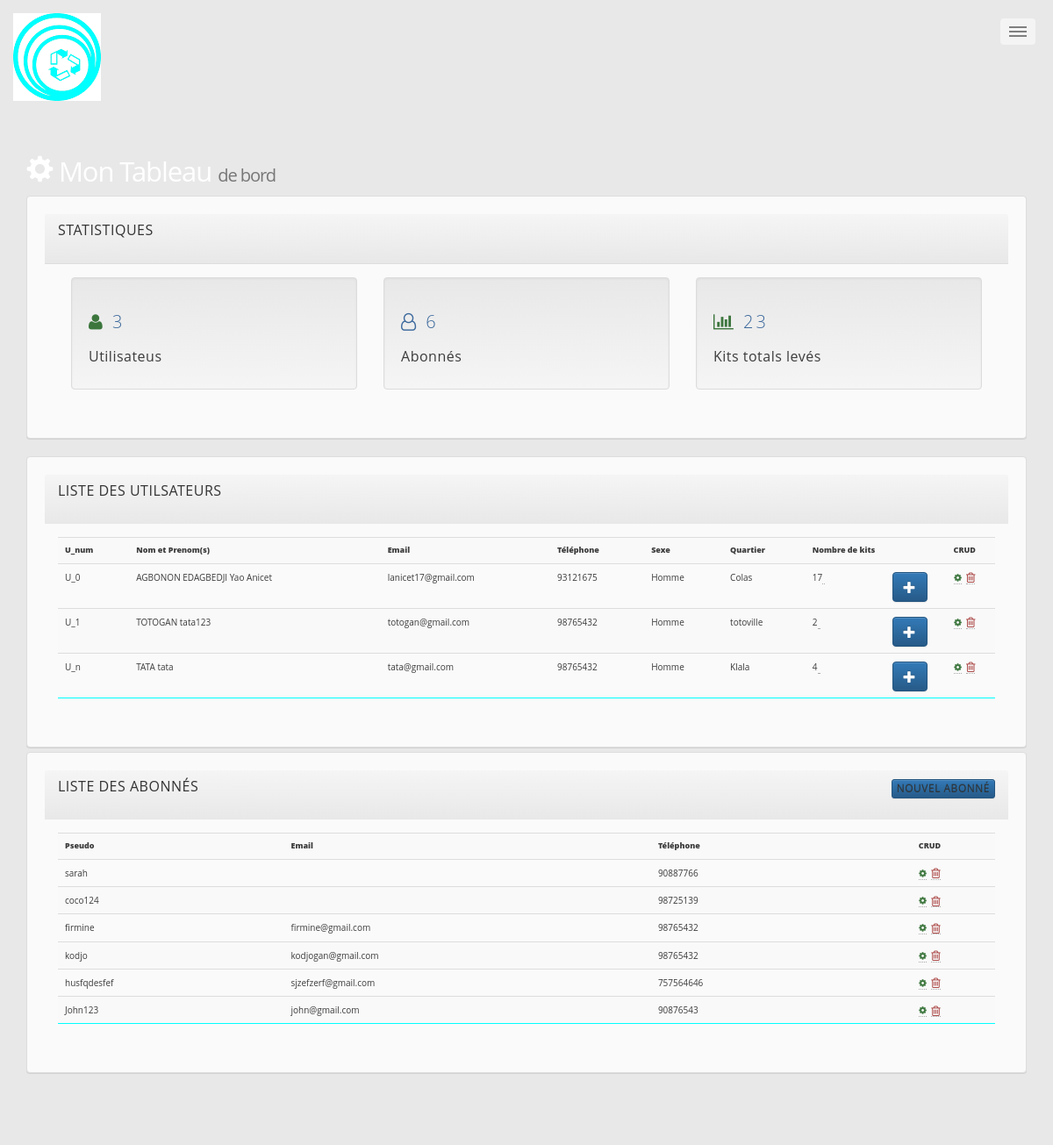
The app's page /admin.php with its own data.
### tables this page shows
CREATE TABLE `utilisateur` (
  `id` int(11) NOT NULL,
  `U_num` varchar(5) NOT NULL,
  `nom` varchar(60) NOT NULL,
  `prenom` varchar(50) NOT NULL,
  `pseudo` varchar(25) NOT NULL,
  `mdp` varchar(50) NOT NULL,
  `email` varchar(255) DEFAULT NULL,
  `telephone` varchar(12) NOT NULL,
  `sexe` varchar(10) NOT NULL,
  `quartier` varchar(100) NOT NULL,
  `date_inscription` datetime NOT NULL DEFAULT CURRENT_TIMESTAMP ON UPDATE CURRENT_TIMESTAMP,
  `nb_kit` int(11) NOT NULL DEFAULT '0',
  `isUser` int(1) NOT NULL DEFAULT '0'
);

### admin.php (called while the page is built, shortened)
<?php
	require "includes/fonctions.php";
	$resultat = afficher_users();
	$query = $resultat['query'];
	$abonne = $resultat['abonne'];
	$nb = $resultat['nb'];
	$nb_ab = $resultat['nb_ab'];
	$nb_kit = nb_kit_tot();
	require 'views/admin.view.php';

### includes/fonctions.php (called while the page is built, shortened)
<?php
    require 'config/database.php';
    if(!function_exists('afficher_users')){
        function afficher_users(){
            global $db;
            $query = $db->prepare("SELECT * FROM utilisateur WHERE isUser=? ORDER BY U_num");
            $val = '1';
            $query->execute(array($val));
            $abonne = $db->prepare("SELECT * FROM utilisateur WHERE isUser=? ORDER BY nom");
            $val = '0';
            $abonne->execute(array($val));
            $q = $db->prepare("SELECT count(*) nombre FROM utilisateur WHERE isUser=?");
            $val = '1';
            $q->execute(array($val));
            $nb = $q->fetch();
            $q_ab = $db->prepare("SELECT count(*) nombre_ab FROM utilisateur WHERE isUser=?");
            $val = '0';
            $q_ab->execute(array($val));
            $nb_ab = $q_ab->fetch();
            return array('query' =>  $query,'abonne' =>  $abonne , 'nb' => $nb, 'nb_ab' => $nb_ab);
        }
    }
    if(!function_exists('nb_kit_tot')){
        function nb_kit_tot()
        {
            global $db;
            $nb_kit = $db->prepare("SELECT SUM(nb_kit) kit_tot FROM utilisateur");
            $nb_kit->execute();
            $donnee = $nb_kit->fetch();
            return $donnee;
        }
    }

### views/admin.view.php (the view, shortened to what this page needs)
<?php include 'partials/_header.php';?>
<body>
  <?php include 'partials/_nav_2.php';?>
  <div class="container">
    <div class="row">
    <header id="header">
      <div class="container">
        <div class="row">
          <div class="col-md-10">
            <h1><span class="glyphicon glyphicon-cog" aria-hidden="true"></span> Mon Tableau <small>de bord</small></h1>
          </div>
        </div>
      </div>
    </header>
    <section id="main">
      <div class="container">
        <div class="row">
          <div class="col-md-12">
            <div class="panel panel-default">
              <div class="panel-heading main-color-bg">
                <h3 class="panel-title text-uppercase">Statistiques</h3>
              </div>
              <div class="panel-body">
                <div class="col-xs-12 col-sm-4 col-md-4 col-lg-4">
                  <div class="well dash-box">
                    <h2><span class="fa fa-user text-success" aria-hidden="true"></span> <?php echo $nb['nombre']; ?></h2>
                    <h4> Utilisateus</h4>
                  </div>
                </div>
                <div class="col-xs-12 col-sm-4 col-md-4 col-lg-4">
                  <div class="well dash-box">
                    <h2><span class="fa fa-user-o" aria-hidden="true"></span> <?php echo $nb_ab['nombre_ab']; ?></h2>
                    <h4> Abonnés</h4>
                  </div>
                </div>
                <div class="col-xs-12 col-sm-4 col-md-4 col-lg-4">
                  <div class="well dash-box">
                    <h2><span class="fa fa-bar-chart-o text-success" aria-hidden="true"></span> <?php echo $nb_kit['kit_tot']; ?> </h2>
                    <h4>Kits totals levés</h4>
                  </div>
                </div>
              </div>
            </div>
            <div class="panel-group panel-responsive">
              <div class="panel panel-default">
                <div class="panel-heading">
                  <h3 class="panel-title text-uppercase">Liste des utilsateurs</h3>
                </div>
                <div class="panel-body">
                  <table class="table table-striped table-hover">
                    <tr>
                      <th>U_num</th>
                      <th>Nom et Prenom(s)</th>
                      <th>Email</th>
                      <th>Téléphone</th>
                      <th>Sexe</th>
                      <th>Quartier</th>
                      <th>Nombre de kits</th>
                      <th class="text-center">CRUD</th>
                    </tr>
                    <?php while ($data = $query->fetch()) { ?>
                    <tr>
                      <td><?=$data['U_num'] ?></td>
                      <td><?=$data['nom'] ?>&nbsp;<?=$data['prenom'] ?></td>
                      <td><?=$data['email'] ?></td>
                      <td><?=$data['telephone'] ?></td>
                      <td><?=$data['sexe'] ?></td>
                      <td><?=$data['quartier'] ?></td>
                      <td class=""><?=$data['nb_kit'] ?><a href="admin.php?id=<?=$data['id']?>&nb_kit=<?=$data['nb_kit']?>" >&nbsp;<span class="btn btn-primary glyphicon glyphicon-plus pull-right"></span></a>
                      </td>
                      <td class="text-center">
                        <a href="modifier.php?id=<?=$data['id']?>" ><span class="fa fa-cog text-success"></span></a>&nbsp;
                        <a href="admin.php?del=<?=$data['id']?>"><span class="fa fa-trash-o fa-lg text-danger"></span></a>
                      </td>
                    </tr>
                    <?php }?>
                  </table>
                </div>
              </div>
              <div class="panel panel-default">
                <div class="panel-heading">
                  <h3 class="panel-title text-uppercase" >Liste des abonnés <a href="#" data-toggle="modal" data-target="#myModal" class="btn btn-primary btn-xs pull-right">Nouvel abonné</a></h3>
                </div>
                <div class="panel-body">
                  <table class="table table-striped table-hover">
                    <tr>
                      <th>Pseudo</th>
                      <th>Email</th>
                      <th>Téléphone</th>
                      <th class="text-center">CRUD</th>
                    </tr>
                    <?php while ($data = $abonne->fetch()) { ?>
                    <tr>
                      <td><?=$data['pseudo'] ?></td>
                      <td><?=$data['email'] ?></td>
                      <td><?=$data['telephone'] ?></td>
                      <td class="text-center">
                        <a href="modifier.php?id=<?=$data['id']?>" ><span class="fa fa-cog text-success"></span></a>&nbsp;
                        <a href="admin.php?del=<?=$data['id']?>"><span class="fa fa-trash-o fa-lg text-danger"></span></a>
                      </td>
                    </tr>
                    <?php }?>
                  </table>
                </div>
              </div>
            </div>
            <form method="post" data-parsley-validate autocomplete="off">
          </form>
        </div>
      </div>
    </div>
  </section>
</body>

### assets/css/main.css (style rules this page uses)
html, body, div, span, applet, object, iframe, h1, h2, h3, h4, h5, h6, p, blockquote, pre, a, abbr, acronym, address, big, cite, code, del, dfn, em, img, ins, kbd, q, s, samp, small, strike, strong, sub, sup, tt, var, b, u, i, center, dl, dt, dd, ol, ul, li, fieldset, form, label, legend, table, caption, tbody, tfoot, thead, tr, th, td, article, aside, canvas, details, embed, figure, figcaption, footer, header, hgroup, menu, nav, output, ruby, section, summary, time, mark, audio, video { margin: 0; padding: 0; border: 0; font-size: 100%; font-family: Acme, 'Times New Roman',sans-serif font: inherit; vertical-align: baseline; }
article, aside, details, figcaption, figure, footer, header, hgroup, menu, nav, section { display: block; }
body { line-height: 1; }
table { border-collapse: collapse; border-spacing: 0; }
body { -webkit-text-size-adjust: none; }
*, *:before, *:after { -moz-box-sizing: border-box; -webkit-box-sizing: border-box; box-sizing: border-box; }
.row { border-bottom: solid 1px transparent; -moz-box-sizing: border-box; -webkit-box-sizing: border-box; box-sizing: border-box; }
.row > * { float: left; -moz-box-sizing: border-box; -webkit-box-sizing: border-box; box-sizing: border-box; }
.row:after, .row:before { content: ''; display: block; clear: both; height: 0; }
.row > * { padding: 0 0 0 2em; }
.row { margin: 0 0 -1px -2em; }
@media screen and (max-width: 1680px) { .row > * { padding: 0 0 0 2em; } }
@media screen and (max-width: 1680px) { .row { margin: 0 0 -1px -2em; } }
@media screen and (max-width: 1280px) { .row > * { padding: 0 0 0 2em; } }
@media screen and (max-width: 1280px) { .row { margin: 0 0 -1px -2em; } }
body { -ms-overflow-style: scrollbar; }
body { background: #ffffff; }
body.is-loading *, body.is-loading *:before, body.is-loading *:after { -moz-animation: none !important; -webkit-animation: none !important; -ms-animation: none !important; animation: none !important; -moz-transition: none !important; -webkit-transition: none !important; -ms-transition: none !important; transition: none !important; }
body, input, select, textarea { color: #585858; font-family: "Source Sans Pro", Helvetica, sans-serif; font-size: 16pt; font-weight: 300; line-height: 1.75; }
@media screen and (max-width: 1680px) { body, input, select, textarea { font-size: 14pt; } }
@media screen and (max-width: 1280px) { body, input, select, textarea { font-size: 12pt; } }
a { -moz-transition: border-bottom-color 0.2s ease, color 0.2s ease; -webkit-transition: border-bottom-color 0.2s ease, color 0.2s ease; -ms-transition: border-bottom-color 0.2s ease, color 0.2s ease; transition: border-bottom-color 0.2s ease, color 0.2s ease; text-decoration: none; color: #585858; border-bottom: dotted 1px rgba(88, 88, 88, 0.5); }
h1 { font-size: 2.75em; font-weight: 700; line-height: 1.3; margin: 0 0 1em 0; letter-spacing: -0.035em; }
h2, h3, h4, h5, h6 { line-height: 1.5; margin: 0 0 2em 0; letter-spacing: 0.15em; text-transform: none; }
h2 a, h3 a, h4 a, h5 a, h6 a { color: aqua; }
h2 { font-size: 1.1em; }
h3 { font-size: 1em; }
h4 { font-size: 0.8em; }
form:after { content: ''; display: block; clear: both; height: 1px; }
table { margin: 0 0 2em 0; width: 100%; }
table tbody tr { border: solid 1px #00ffff; border-left: 0; border-right: 0; }
table tbody tr:nth-child(2n + 1) { background-color: rgba(144, 144, 144, 0.075); }
table td { padding: 0.75em 0.75em; }
table th { font-size: 0.9em; font-weight: 900; padding: 0 0.75em 0.75em 0.75em; text-align: left; }
#header { padding: 8em 0 0.1em 0 ; }
#main { padding: 0em 0 6em 0 ; }

### css/main.css (style rules this page uses)
h4 { margin-bottom: 0; }
#header { padding: 1.5em 0 0.1em 0; }

### style.css (style rules this page uses)
h4 { font-size: 0.7em; text-transform: none !important; }

### css/colours6148.css (style rules this page uses)
body { color: #3c3c3c; background-color: #e8e8e8; }
h1 { color: #FFFFFF; }
h2 { color: #28313F; }
h3 { color: #3c699c; }
.panel { background-color: #FAFAFA; box-shadow: 0 1px 1px rgba(0, 0, 0, 0.05), 0 1px 0 rgba(0, 0, 0, 0.05); color: #3c3c3c; }
a { color: #3c699c; }
.content h2, .panel h2 { color: #3c699c; }

### records on screen
utilisateur: U_num "U_0", nom "AGBONON EDAGBEDJI", prenom "Yao Anicet", email "lanicet17@gmail.com", telephone "93121675", sexe "Homme", quartier "Colas", nb_kit "17"
utilisateur: U_num "U_1", nom "TOTOGAN", prenom "tata123", email "totogan@gmail.com", telephone "98765432", sexe "Homme", quartier "totoville", nb_kit "2"
utilisateur: U_num "U_n", nom "TATA", prenom "tata", email "tata@gmail.com", telephone "98765432", sexe "Homme", quartier "Klala", nb_kit "4"
utilisateur: pseudo "sarah", telephone "90887766"
utilisateur: pseudo "coco124", telephone "98725139"
utilisateur: pseudo "firmine", email "firmine@gmail.com", telephone "98765432"
utilisateur: pseudo "kodjo", email "kodjogan@gmail.com", telephone "98765432"
utilisateur: pseudo "husfqdesfef", email "sjzefzerf@gmail.com", telephone "757564646"
utilisateur: pseudo "John123", email "john@gmail.com", telephone "90876543"

### other values on screen
$nb['nombre'] "3"
$nb_ab['nombre_ab'] "6"
$nb_kit['kit_tot'] "23"
